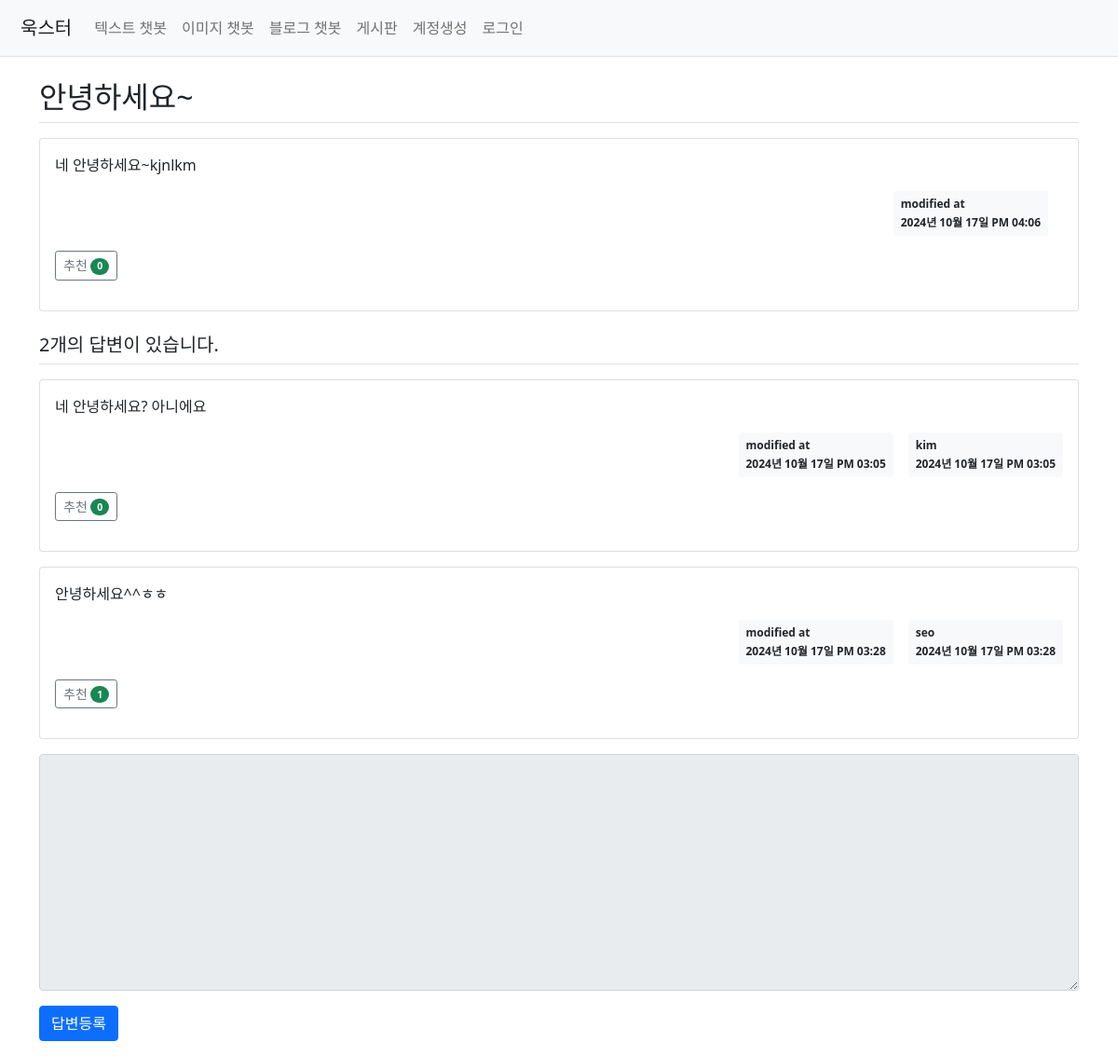
/question/detail/1/, run on an earlier commit of the app's database.
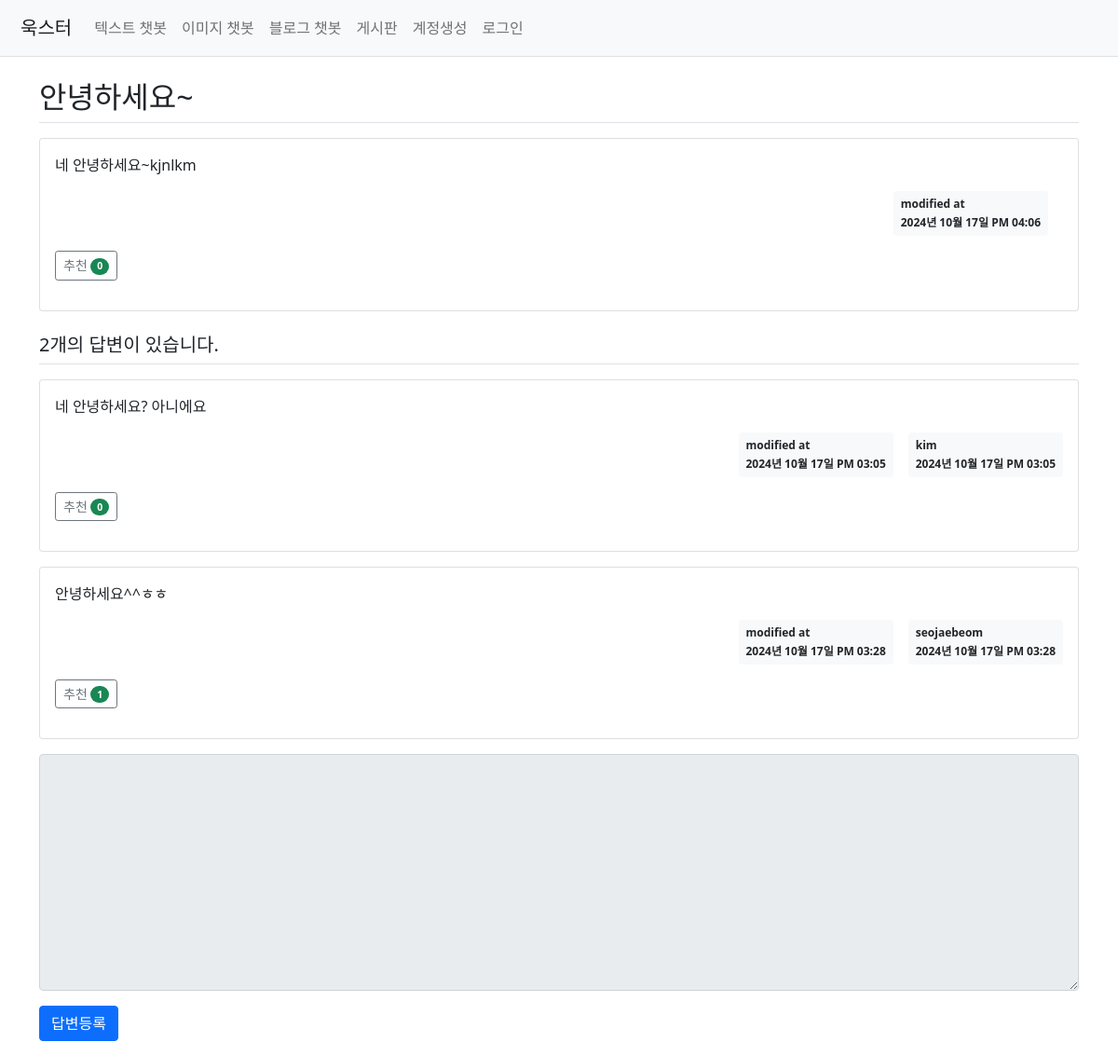
And on a later commit of the database.
### my_flask_app/models.py (models this page shows)
class Answer(db.Model):
    id = db.Column(db.Integer, primary_key=True)
    question_id = db.Column(db.Integer, db.ForeignKey('question.id', ondelete='CASCADE'))
    question = db.relationship('Question', backref=db.backref('answer_set'))
    content = db.Column(db.Text(), nullable=False)
    create_date = db.Column(db.DateTime(), nullable=False)
    user_id = db.Column(db.Integer, db.ForeignKey('user.id', ondelete='CASCADE'), nullable=False)
    user = db.relationship('User', backref=db.backref('answer_set'))
    modify_date = db.Column(db.DateTime(), nullable=True)
    voter = db.relationship('User', secondary=answer_voter, backref=db.backref('answer_voter_set'))

class User(db.Model, UserMixin):
    id = db.Column(db.Integer, primary_key=True)
    username = db.Column(db.String(150), unique=True, nullable=False)
    password = db.Column(db.String(200), nullable=False)
    email = db.Column(db.String(120), unique=True, nullable=False)

### my_flask_app/views/question_views.py (the view)
@bp.route('/detail/<int:question_id>/')
def detail(question_id):
    form = AnswerForm()
    question = Question.query.get_or_404(question_id)
    return render_template('question/question_detail.html', question=question, form=form)

### my_flask_app/forms.py
class AnswerForm(FlaskForm):
    content = TextAreaField('내용', validators=[DataRequired('내용은 필수입력 항목입니다.')])

### my_flask_app/filter.py (called while the page is built)
def format_datetime(value, fmt='%Y년 %m월 %d일 %p %I:%M'):
    return value.strftime(fmt)

### my_flask_app/templates/question/question_detail.html (shortened to what this page needs)
{% extends 'base.html' %}
{% block content %}
<div class="container my-3">
    <h2 class="border-bottom py-2">{{ question.subject }}</h2>
    <div class="card my-3">
        <div class="card-body">
            <div class="card-text">{{ question.content|markdown }}</div>
            <div class="d-flex justify-content-end">
                {% if question.modify_date %}
                <div class="badge bg-light text-dark p-2 text-start mx-3">
                    <div class="mb-2">modified at</div>
                    <div>{{ question.modify_date|datetime }}</div>
                </div>
                {% endif %}
            </div>
            <div class="my-3">
                <a href="javascript:void(0)" data-uri="{{ url_for('question.vote', question_id=question.id) }}"
                    class="recommend btn btn-sm btn-outline-secondary"> 추천
                    <span class="badge rounded-pill bg-success">{{ question.voter|length }}</span>
                </a>
            </div>
        </div>
    </div>
    <h5 class="border-bottom my-3 py-2">{{ question.answer_set|length }}개의 답변이 있습니다.</h5>
    {% for answer in question.answer_set %}
    <div class="card my-3">
        <div class="card-body">
            <div class="card-text">{{ answer.content|markdown }}</div>
            <div class="d-flex justify-content-end">
                {% if answer.modify_date %}
                <div class="badge bg-light text-dark p-2 text-start mx-3">
                    <div class="mb-2">modified at</div>
                    <div>{{ answer.modify_date|datetime }}</div>
                </div>
                {% endif %}
                <div class="badge bg-light text-dark p-2 text-start">
                    <div class="mb-2">{{ answer.user.username }}</div>
                    <div>{{ answer.create_date|datetime }}</div>
                </div>
            </div>
            <div class="my-3">
                <a href="javascript:void(0)" data-uri="{{ url_for('answer.vote', answer_id=answer.id) }}"
                    class="recommend btn btn-sm btn-outline-secondary"> 추천
                    <span class="badge rounded-pill bg-success">{{ answer.voter|length }}</span>
                </a>
            </div>
        </div>
    </div>
    {% endfor %}
    <form action="{{ url_for('answer.create', question_id=question.id) }}" method="post" class="my-3">
        <div class="mb-3">
            <textarea {% if not g.user %}disabled{% endif %}
                    name="content" id="content" class="form-control" rows="10"></textarea>
        </div>
        <input type="submit" value="답변등록" class="btn btn-primary">
    </form>
</div>
{% endblock %}

What changed in the data, as far as the page shows it:
changed through a linked row, Answer "안녕하세요^^ㅎㅎ": user.username "seo" → "seojaebeom"
